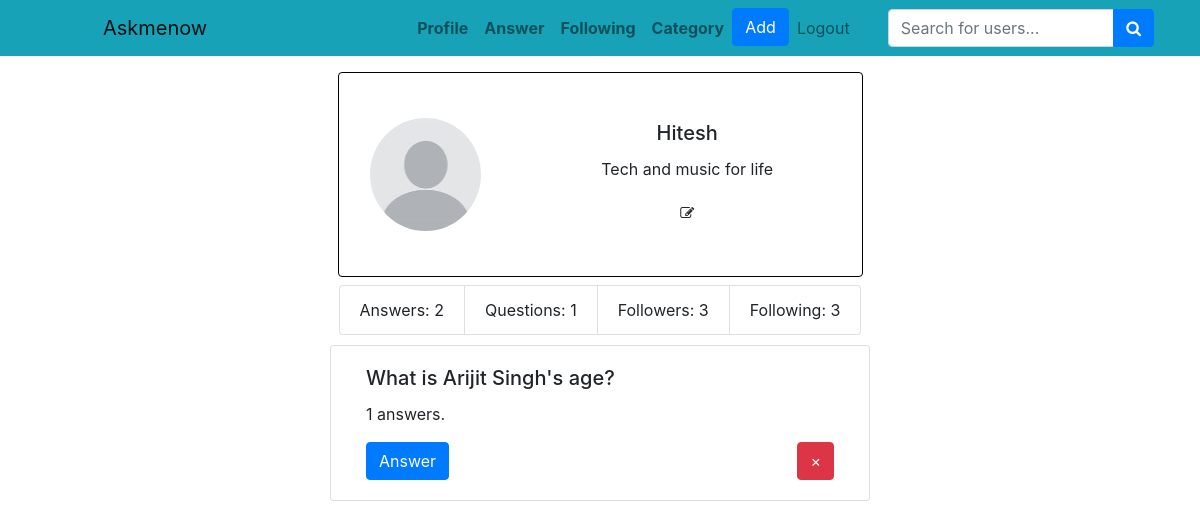
Page /profile/Hitesh/questions/Music (signed in) on the committed database.
### website/models.py (models this page shows, shortened)
class User(db.Model, UserMixin):
    id = db.Column(db.Integer, primary_key=True)
    email = db.Column(db.String(150), unique=True)
    password = db.Column(db.String(150))
    username = db.Column(db.String(150))
    photo = db.Column(db.String(150), default='default.jpeg')
    about = db.Column(db.String(150))
    followers = db.relationship('User',
                                secondary='followers',
                                primaryjoin=(followers.c.followed_id == id),
                                secondaryjoin=(followers.c.follower_id == id),
                                backref=db.backref('following', lazy='dynamic'),
                                lazy='dynamic')

class Question(db.Model):
    id = db.Column(db.Integer, primary_key=True)
    question = db.Column(db.String(1000))
    category_id = db.Column(db.Integer, db.ForeignKey('category.id'))
    date = db.Column(db.DateTime(timezone=True), default=func.now())
    user_id = db.Column(db.Integer, db.ForeignKey('user.id'))
    category = db.relationship('Category', backref=db.backref('questions', lazy=True))
    user = db.relationship('User', backref=db.backref('questions', lazy=True))

### website/auth.py (the view)
@auth.route('/profile/<username>/questions/<category>')
@login_required
def show_questions_category(username, category):
    user = User.query.filter_by(username=username).first_or_404()
    answers = Answer.query.filter_by(user_id=user.id).all()
    len_answers = len(answers)
    questions = Question.query.filter_by(user_id=user.id).all()
    len_questions = len(questions)
    len_followers = user.followers.count()
    len_following = user.following.count()
    category = Category.query.filter_by(name=category).first()
    category_id = category.id
    questions_category = Question.query.filter_by(user_id=user.id, category_id=category_id).all()
    return render_template('pro-que-category.html', user=user, category=category, questions=questions_category, len_questions=len_questions, len_followers=len_followers, len_following=len_following, len_answers=len_answers)

### website/__init__.py (called while the page is built)
def create_app():
    app = Flask(__name__)
    app.config['SECRET_KEY'] = 'secret'
    app.config['UPLOAD_FOLDER'] = os.path.join(app.root_path, 'static', 'images')
    app.config['SQLALCHEMY_DATABASE_URI'] = f'sqlite:///{DB_NAME}'
    db.init_app(app)
    from .views import views
    from .auth import auth
    app.register_blueprint(views, url_prefix='/')
    app.register_blueprint(auth, url_prefix='/')
    from .models import User, Question, Category, Answer
    with app.app_context():
        db.create_all()
        db.session.commit()
    login_manager = LoginManager()
    login_manager.login_view = 'auth.login'
    login_manager.init_app(app)
    @login_manager.user_loader
    def load_user(id):
        return User.query.get(int(id))
    return app

### website/models.py (called while the page is built)
    def __repr__(self):
        return f"<Category {self.name}>"

### website/templates/pro-que-category.html (shortened to what this page needs)
{% extends "profile.html" %}
{% block questions %}
{% for question in questions %}
<div class="card w-75 col-md-6 offset-md-3">
    <div class="card-body">
        <h5 class="card-title">{{ question.question }}</h5>
        <p class="card-text">{{ question.answers|length }} answers.</p>
        <div class="d-flex justify-content-between">
            <form action="{{ url_for('views.question', category=question.category.name, question_id=question.id) }}" method="GET">
                <button class="btn btn-primary" type="submit">Answer</button>
            </form>
            {% if question.user == current_user %}
            <button onclick="deleteQuestion()" type="submit" class="btn btn-danger delete-question ml-2" data-questionid="{{ question.id }}" data-username="{{ question.user.username }}">
                <span aria-hidden="true">&times;</span>
            </button>
            {% endif %}
        </div>
    </div>
</div>
<br />
{% endfor %}
{% endblock %}

### website/templates/profile.html (shortened to what this page needs)
{% extends "base.html" %}
{% block content %}
<div class="container mt-3">
  <div class="row justify-content-center">
    <div class="col-lg-6 mb-2">
      <div class="card" style="border-color: black;">
        <div class="row no-gutters align-items-center">
          {% if user==current_user %}
            <div class="col-md-4">
              <div class="profile-image" data-toggle="modal" data-target="#formModal"><img  src="{{ url_for('static', filename='images/' + user.photo) }}"
                  alt="User Profile Picture" class="card-img-top mx-auto d-block rounded-circle mr-2 w-75" style= "padding: 10px; height: 133px;"></div>
            </div>
          {% else %}
            <div class="col-md-4">
              <div class="profile-image"><img  src="{{ url_for('static', filename='images/' + user.photo) }}"
                  alt="User Profile Picture" class="card-img-top mx-auto d-block rounded-circle mr-2 w-75" style= "padding: 10px; height: 133px;"></div>
            </div>
          {% endif %}
          <div class="col-md-8">
            <div class="card-body text-center  p-5 pt-5" style="padding-left: 50px;">
              <h5 class="card-title ">{{ user.username }}</h5>
              {% if user.about!=None and user.about!='' %}
              <p>{{user.about}}</p>
              {% endif %}
              {% if user==current_user %}
              <p class="card-text "><a href="#" class="btn btn-sm btn-outline-secondary;border:d-none"
                  onclick="openEditForm()"><i class="fa fa-pencil-square-o"></i>
                </a></p>
              {% endif %}
          </div>
        </div>
        </div>
      </div>
    </div>
    <div class="container">
      <div class="row justify-content-center" style="margin-bottom: 10px;">
        <ul class="list-group list-group-horizontal text-center" style="background: none; border: none;">
          <li onclick="window.location.href='/profile/{{ user.username }}'" style="cursor: pointer;"
            class="list-group-item">Answers: {{ len_answers }}</li>
          <li onclick="window.location.href='/profile/{{ user.username }}/questions'" style="cursor: pointer;"
            class="list-group-item">Questions: {{ len_questions }}</li>
          <li onclick="window.location.href='/profile/{{ user.username }}/followers'" style="cursor: pointer;"
            class="list-group-item">Followers: {{ len_followers }}</li>
          <li onclick="window.location.href='/profile/{{ user.username }}/following'" style="cursor: pointer;"
            class="list-group-item">Following: {{ len_following }}</li>
        </ul>
      </div>
      {% block questions %} {% endblock %}
    </div>
  </div>
</div>
  </div>
{% endblock %}

### rows in the picture
User: photo (placeholder picture), username "Hitesh", about "Tech and music for life"
Question: question "What is Arijit Singh's age?", answers|length "1"

### other values in the picture
{{ len_answers }} "2"
{{ len_questions }} "1"
{{ len_followers }} "3"
{{ len_following }} "3"
